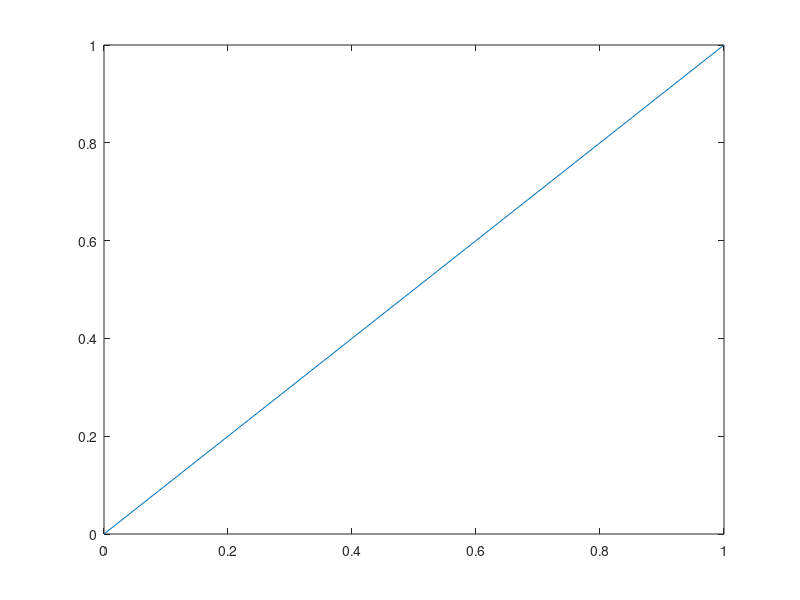

Recreate this plot in MATLAB.
function [] = plot_quadrant_bisector(ax, x, y, varargin)
%PLOT_QUADRANT_BISECTOR   Bisector of first quadrant.
%
% usage
%   PLOT_QUADRANT_BISECTOR
%   PLOT_QUADRANT_BISECTOR(ax, x, y, varargin)
%
% input
%   ax = axes object handle [gca]
%   x = abscissa values
%     = vector (column /row)
%   y = ordinate values
%     = vector (column /row)
%   varargin = additional arguments passed to plot
%            = see plot function
%
% output
%   plots the bisector of the 1st quadrant,
%   i.e., the line y=x, so that it starts and
%   ends including all values (min, max) of x,y.
%
% Date:   2012.12.02
% Author: Ioannis Filippidis, Copyright 2012-
%
% See also plotidy, plot_scalings, plot.

%% input
if nargin < 1
    ax = gca;
end

if isempty(ax)
    ax = gca;
end

if nargin < 2
    x = [0, 1];
end

if nargin < 3
    y = [];
end

%% calc
data = [x(:); y(:) ];
data(isinf(data) ) = nan;

xmin = min(data);
xmax = max(data);

%% plot
x = [xmin, xmax];
y = x;
plot(ax, x, y, varargin{:} )
